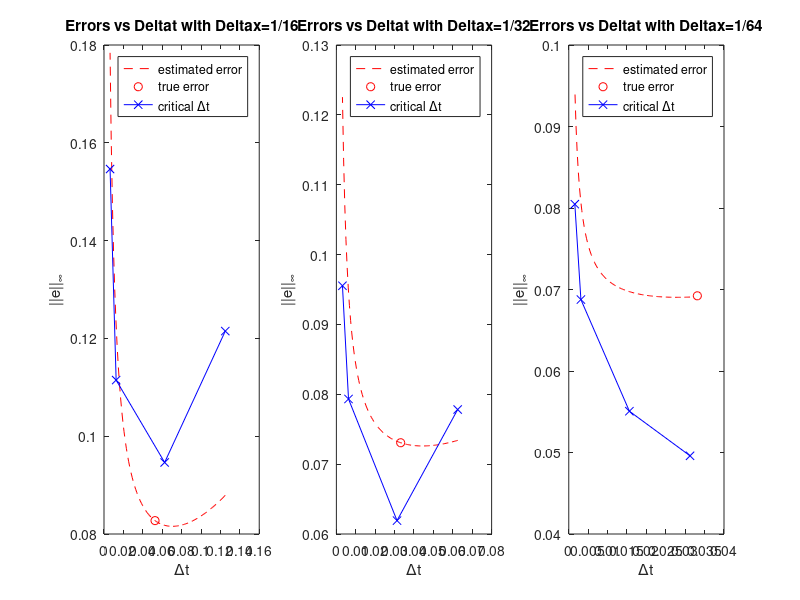

MATLAB code to generate this figure:
clc; clear all; close all;

%% PART I: regress err vs dx^2/dt and dt^2
M=csvread('inf_errors.csv');
dx = [M(2:5,1);M(2:5,1);M(2:5,1);M(2:5,1)];
dt = [M(2:5,1).* 2; 
      M(2:5,1); 
      M(2:5,1)./5; 
      M(2:5,1)./10];
y = [M(2:5,2);M(2:5,3);M(2:5,4);M(2:5,5)]; % errors  
dx2 = dx.*dx;


% regress errors in terms of dx^2/dt and dt^2
term1 = dx2./dt;
term2 = dt.*dt;
X = [ones(size(term1)) term1 term2];
b = regress(y, X)


dt_critical = [(b(2)/(2*b(3))*dx(1)^2)^(1/3);
               (b(2)/(2*b(3))*dx(2)^2)^(1/3);
               (b(2)/(2*b(3))*dx(3)^2)^(1/3);
               (b(2)/(2*b(3))*dx(4)^2)^(1/3)]


figure()
% regression estimation
t2=linspace(dt(2),dt(14));
y2=b(1)+b(2)*dx(2)^2*t2.^(-1)+t2.^2; 
subplot(1,3,1)
plot(t2,y2,'r--');
hold on
% critical point based on regression
y_critical =b(1)+b(2)*dx(2)^2*dt_critical(2)^(-1)+dt_critical(2)^2; 
scatter(dt_critical(2),y_critical,'r');
hold on
% true err (input data)
t2=[dt(2);dt(6);dt(10);dt(14)];
plot(t2,M(3,2:5),'bx-') 

xlabel('\Deltat')
ylabel('||e||_{\infty}')
legend({'estimated error','true error','critical \Deltat'})
title("Errors vs \Deltat with \Deltax=1/16")
hold on

% regression estimation
t3=linspace(dt(3),dt(15));
y3=b(1)+t3.^(-1)*b(2)*dx(3)^2+t3.^2;
subplot(1,3,2)
plot(t3,y3,'r--');
hold on
% critical point based on regression
y_critical =b(1)+b(2)*dx(3)^2*dt_critical(3)^(-1)+dt_critical(3)^2;
scatter(dt_critical(3),y_critical,'r')
hold on
% true err (input data)
t3=[dt(3);dt(7);dt(11);dt(15)];
plot(t3,M(4,2:5),'bx-')

xlabel('\Deltat')
ylabel('||e||_{\infty}')
legend({'estimated error','true error','critical \Deltat'})
title("Errors vs \Deltat with \Deltax=1/32")

% regression estimation
t4=linspace(dt(4),dt(16));
y4=b(1)+t4.^(-1)*b(2)*dx(4)^2+t4.^2;
subplot(1,3,3)
plot(t4,y4,'r--');
hold on
% critical point based on regression
y_critical =b(1)+b(2)*dx(4)^2*dt_critical(4)^(-1)+dt_critical(4)^2;
scatter(dt_critical(3),y_critical,'r')
hold on
% true err (input data)
t4=[dt(4);dt(8);dt(12);dt(16)];
plot(t4,M(5,2:5),'bx-')

xlabel('\Deltat')
ylabel('||e||_{\infty}')
legend({'estimated error','true error','critical \Deltat'})
title("Errors vs \Deltat with \Deltax=1/64")
hold off

           
% %% PART II: check the convergence rate for dt:
% 
% dx = M(2:5,1);
% dt = dx.*dx;
% err = M(2:5,6);
% figure()
% error_loglog(dt, err)
% error_table(dt, err)
%  
% 
% %% PART III: check the convergence rate for dx:
% M2 = csvread('check_dx.csv');
% dx = M2(:,1);
% err1 = M2(:,2); % l1 norm
% err2 = M2(:,3); % l2 norm
% err3 = M2(:,4); % inf norm
% figure()
% error_loglog(dx, err3)
% error_table(dx, err3)



